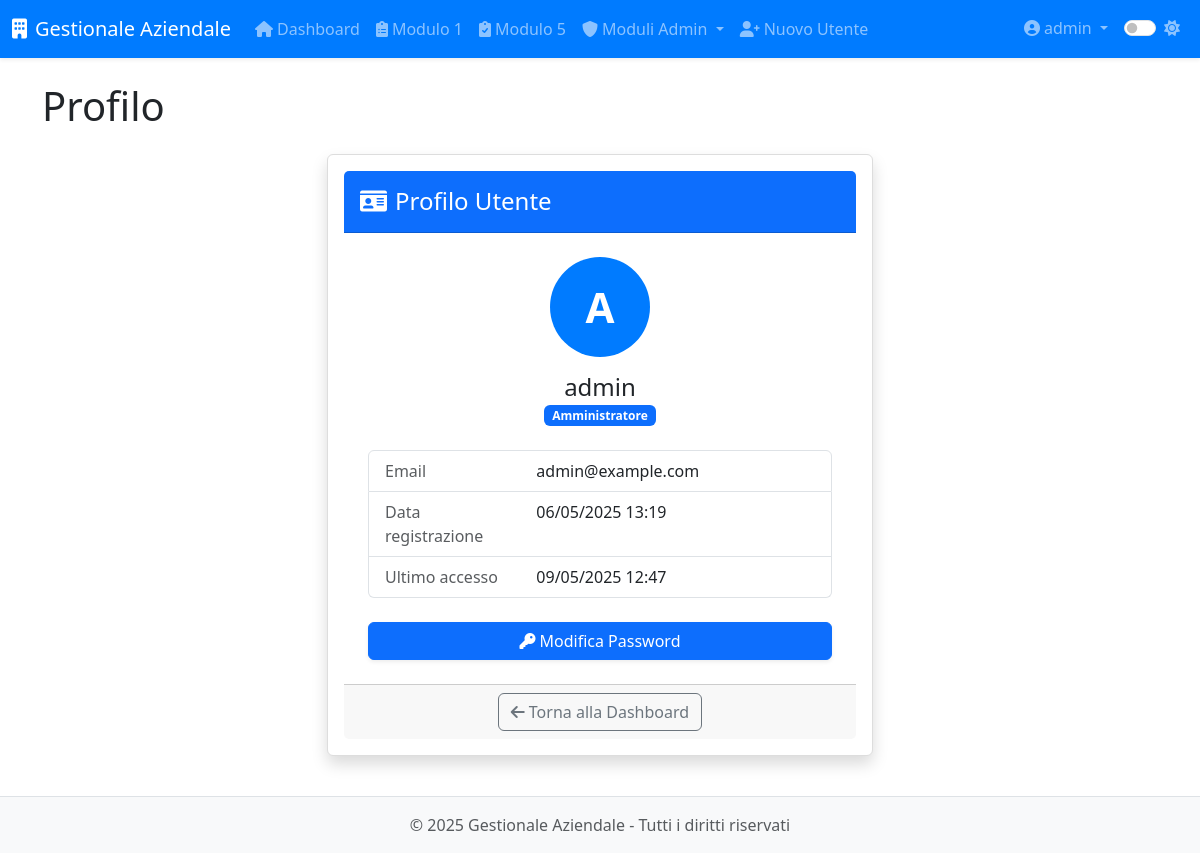
The page /profile (signed in) on the database as committed earlier.
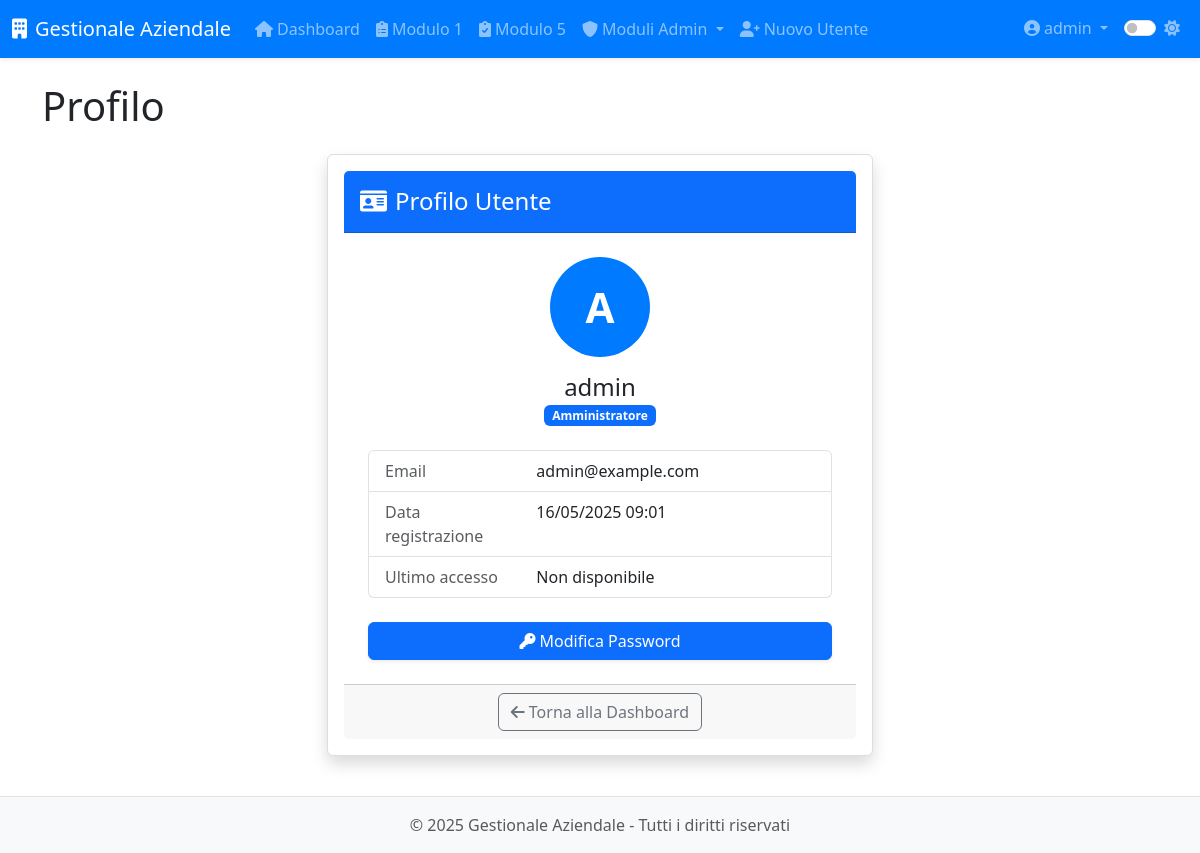
The same page on the database as committed later.
### app/models.py (models this page shows, shortened)
class User(UserMixin, db.Model):
    __tablename__ = 'users'
    id = db.Column(db.Integer, primary_key=True)
    username = db.Column(db.String(64), unique=True, nullable=False, index=True)
    email = db.Column(db.String(120))
    password_hash = db.Column(db.String(128), nullable=False)
    role = db.Column(db.String(20), default='operatore')  # 'operatore' o 'admin'
    created_at = db.Column(db.DateTime, default=datetime.utcnow)
    last_login = db.Column(db.DateTime)
    is_active = db.Column(db.Boolean, default=True)
    modulo1_entries = db.relationship('Modulo1Entry',
                               backref='author',
                               lazy='dynamic',
                               foreign_keys='Modulo1Entry.user_id')
    modulo5_entries = db.relationship('Modulo5Entry',
                               backref='author',
                               lazy='dynamic',
                               foreign_keys='Modulo5Entry.user_id')
    def is_admin(self):
        return self.role == 'admin'

### app/routes/auth.py (the view)
@auth.route('/profile')
@login_required
def profile():
    return render_template('auth/profile.html', title='Profilo')

### app/__init__.py (called while the page is built)
def register_jinja_filters(app):
    @app.template_filter('format_date')
    def format_date(value, format='%d/%m/%Y'):
        if value:
            return value.strftime(format)
        return ""
    @app.template_filter('format_currency')
    def format_currency(value):
        """Formatta un valore come valuta"""
        if value is not None:
            return f"€ {value:,.2f}".replace(",", "X").replace(".", ",").replace("X", ".")
        return "€ 0,00"
    @app.template_filter('truncate_text')
    def truncate_text(text, length=100):
        """Tronca il testo alla lunghezza specificata"""
        if text and len(text) > length:
            return text[:length] + "..."
        return text if text else ""

### app/models.py (called while the page is built)
@login_manager.user_loader
def load_user(id):
    return User.query.get(int(id))

### app/templates/auth/profile.html (shortened to what this page needs)
{% extends "base.html" %}
{% block content %}
<div class="row justify-content-center">
    <div class="col-md-8 col-lg-6">
        <div class="card shadow">
            <div class="card-header bg-primary text-white">
                <h4 class="my-2"><i class="fas fa-id-card me-2"></i>Profilo Utente</h4>
            </div>
            <div class="card-body p-4">
                <div class="text-center mb-4">
                    <div class="avatar-circle mx-auto mb-3">
                        <span class="avatar-initials">{{ current_user.username[:1] | upper }}</span>
                    </div>
                    <h4 class="mb-0">{{ current_user.username }}</h4>
                    <p class="text-muted">
                        <span class="badge bg-{{ 'primary' if current_user.is_admin() else 'secondary' }}">
                            {{ 'Amministratore' if current_user.is_admin() else 'Operatore' }}
                        </span>
                    </p>
                </div>
                <div class="list-group mb-4">
                    <div class="list-group-item">
                        <div class="row">
                            <div class="col-md-4 text-muted">Email</div>
                            <div class="col-md-8 text-truncate">{{ current_user.email }}</div>
                        </div>
                    </div>
                    <div class="list-group-item">
                        <div class="row">
                            <div class="col-md-4 text-muted">Data registrazione</div>
                            <div class="col-md-8">{{ current_user.created_at | format_date('%d/%m/%Y %H:%M') }}</div>
                        </div>
                    </div>
                    <div class="list-group-item">
                        <div class="row">
                            <div class="col-md-4 text-muted">Ultimo accesso</div>
                            <div class="col-md-8">
                                {% if current_user.last_login %}
                                    {{ current_user.last_login | format_date('%d/%m/%Y %H:%M') }}
                                {% else %}
                                    Non disponibile
                                {% endif %}
                            </div>
                        </div>
                    </div>
                </div>
                <div class="d-grid gap-2">
                    <a href="{{ url_for('auth.change_password') }}" class="btn btn-primary">
                        <i class="fas fa-key me-1"></i>Modifica Password
                    </a>
                </div>
            </div>
            <div class="card-footer text-center">
                <a href="{{ url_for('index') }}" class="btn btn-outline-secondary">
                    <i class="fas fa-arrow-left me-1"></i>Torna alla Dashboard
                </a>
            </div>
        </div>
    </div>
</div>
{% endblock %}

### app/templates/base.html (shortened to what this page needs)
<!DOCTYPE html>
<html lang="it">
<head>
    <link href="https://cdn.jsdelivr.net/npm/bootstrap@5.3.0-alpha1/dist/css/bootstrap.min.css" rel="stylesheet">
    <link rel="stylesheet" href="https://cdnjs.cloudflare.com/ajax/libs/font-awesome/6.0.0/css/all.min.css">
    <link id="theme-style" rel="stylesheet" href="{{ url_for('static', filename='css/theme-' + theme + '.css') }}">
    <link rel="stylesheet" href="{{ url_for('static', filename='css/style.css') }}">
    <link rel="stylesheet" href="{{ url_for('static', filename='css/modulo8.css') }}">
</head>
<body>
    <header class="navbar navbar-expand-lg navbar-dark bg-primary sticky-top shadow-sm">
        <div class="container-fluid">
            <a class="navbar-brand" href="{{ url_for('dashboard.index') }}">
                <i class="fas fa-building me-2"></i>{{ app_name }}
            </a>
            <div class="collapse navbar-collapse" id="navbarMain">
                {% if current_user.is_authenticated %}
                <ul class="navbar-nav me-auto">
                    <li class="nav-item">
                        <a class="nav-link" href="{{ url_for('dashboard.index') }}">
                            <i class="fas fa-home me-1"></i>Dashboard
                        </a>
                    </li>
                    <li class="nav-item">
                        <a class="nav-link" href="{{ url_for('modulo1.index') }}">
                            <i class="fas fa-clipboard-list me-1"></i>Modulo 1
                        </a>
                    </li>
                    <li class="nav-item">
                        <a class="nav-link" href="{{ url_for('modulo5.index') }}">
                            <i class="fas fa-clipboard-check me-1"></i>Modulo 5
                        </a>
                    </li>
                    {% if current_user.is_admin() %}
                    <li class="nav-item dropdown">
                        <a class="nav-link dropdown-toggle" href="#" id="adminModulesDropdown" data-bs-toggle="dropdown">
                            <i class="fas fa-shield-alt me-1"></i>Moduli Admin
                        </a>
                    </li>
                    <li class="nav-item">
                        <a class="nav-link" href="{{ url_for('auth.register') }}">
                            <i class="fas fa-user-plus me-1"></i>Nuovo Utente
                        </a>
                    </li>
                    {% endif %}
                </ul>
                <ul class="navbar-nav ms-auto">
                    <li class="nav-item dropdown">
                        <a class="nav-link dropdown-toggle" href="#" id="userDropdown" data-bs-toggle="dropdown">
                            <i class="fas fa-user-circle me-1"></i>{{ current_user.username }}
                        </a>
                    </li>
                    <li class="nav-item">
                        <div class="nav-link">
                            <div class="form-check form-switch">
                                <input class="form-check-input" type="checkbox" id="darkModeToggle" {% if theme == 'dark' %}checked{% endif %}>
                                <label class="form-check-label" for="darkModeToggle">
                                    <i id="theme-icon" class="fas {% if theme == 'dark' %}fa-moon{% else %}fa-sun{% endif %}"></i>
                                </label>
                            </div>
                        </div>
                    </li>
                </ul>
                {% endif %}
            </div>
        </div>
    </header>
    <main class="container py-4">
        <div class="page-header mb-4">
            <h1>{% block page_title %}{{ title }}{% endblock %}</h1>
        </div>
        {% block content %}{% endblock %}
    </main>
    <footer class="footer mt-auto py-3 bg-light">
        <div class="container text-center">
            <span class="text-muted">&copy; {{ current_year }} {{ app_name }} - Tutti i diritti riservati</span>
        </div>
    </footer>
</body>
</html>

### app/static/css/theme-light.css (style rules this page uses)
:root { --primary-color: #007bff; --secondary-color: #6c757d; --bg-color: #ffffff; --text-color: #212529; --border-color: #dee2e6; --hover-bg: #f8f9fa; --card-bg: #ffffff; --card-border: #e9ecef; --input-bg: #ffffff; --input-border: #ced4da; --footer-bg: #f8f9fa; --footer-text: #6c757d; }
body { background-color: var(--bg-color); color: var(--text-color); transition: all 0.3s ease; }
.navbar-dark { background-color: var(--primary-color) !important; }
.card { background-color: var(--card-bg); border-color: var(--card-border); box-shadow: 0 0.125rem 0.25rem rgba(0, 0, 0, 0.075); transition: all 0.3s ease; }
.footer { background-color: var(--footer-bg) !important; color: var(--footer-text); border-top: 1px solid var(--border-color); }

### app/static/css/style.css (style rules this page uses)
body { display: flex; flex-direction: column; min-height: 100vh; }
main { flex: 1; }
.btn-primary { box-shadow: 0 .125rem .25rem rgba(0,0,0,.075); }

### app/static/css/modulo8.css (style rules this page uses)
.card { background: #fff; padding: 1rem; border: 1px solid #ddd; border-radius: 6px; margin-bottom: 1rem; box-shadow: 0 0 3px rgba(0,0,0,0.05); }

### app/templates/auth/profile.html (style rules this page uses)
.avatar-circle { width: 100px; height: 100px; background-color: var(--primary-color); border-radius: 50%; display: flex; justify-content: center; align-items: center; }
.avatar-initials { color: white; font-size: 42px; font-weight: bold; line-height: 1; }

Rows that differ between the two databases and show on the page:
changed User "admin": created_at "06/05/2025 13:19" → "16/05/2025 09:01"; last_login "09/05/2025 12:47" → (not shown)
Other text that changed with them:
text now shown: "Non disponibile"
